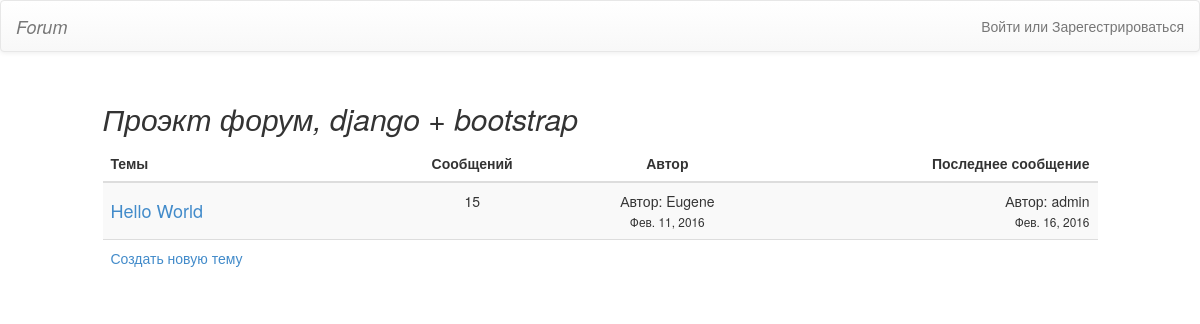
/topics/index/, run on the app's committed database.
### topics/models.py (models this page shows, shortened)
class Topic(models.Model):
    name = models.CharField(max_length=1000, unique_for_date='date')
    date = models.DateField(auto_now_add=True)
    state = models.CharField(max_length=1, choices=TOPIC_STATE, default='O')
    author = models.ForeignKey(User)
    moder = models.ForeignKey(Moder)
    class Meta:
        verbose_name_plural = 'Темы'
    def get_absolute_url(self):
        return "/topics/{}".format(self.pk)

class Message(models.Model):
    author = models.ForeignKey(User, verbose_name='Автор')
    topic = models.ForeignKey(Topic, verbose_name='Тема')
    date = models.DateField('Дата', auto_now_add=True)
    text = models.TextField('Текст сообщения')
    rate = models.IntegerField('Рейтинг', default=0)
    class Meta:
        verbose_name_plural = 'Сообщения'
        verbose_name = "Сообщение"

### topics/views.py (the view)
class IndexView(ListView):
    model = Topic
    template_name = 'index.html'

### topics/templates/index.html (shortened to what this page needs)
{% load staticfiles %}
<!DOCTYPE html>
<html>
<head>
    <link rel="stylesheet" href="{% static 'css/bootstrap-theme.css' %}">
    <link rel="stylesheet" href="{% static 'css/bootstrap.css' %}">
</head>
<body>
{% include 'header.html' %}
<div class="row">
    <div id="shadow" class="col-md-10 col-md-offset-1" style="margin-top: 10px">
        {% block content %}
            <h2><i class="fa fa-info fa-2x"> Проэкт форум, django + bootstrap </i></h2>
            <table class="table forum table-striped">
                <thead>
                <tr>
                    <th>Темы</th>
                    <th class="cell-stat text-center">Сообщений</th>
                    <th class="cell-stat text-center">Автор</th>
                    <th class="cell-stat-2x hidden-xs hidden-sm text-right">Последнее сообщение</th>
                </tr>
                </thead>
                <tbody>
                {% for topic in object_list %}
                    <tr>
                        <td>
                            <h4>
                                <a href="{{ topic.get_absolute_url }}">{{ topic.name }}</a>
                            </h4>
                        </td>
                        <td class="text-center">{{ topic.message_set.count }}</td>
                        <td class="text-center">
                            Автор: {{ topic.author }}
                            <br>
                            <small> {{ topic.date }}</small>
                        </td>
                        {% if topic.message_set.count  %}
                            <td class="hidden-xs hidden-sm text-right">
                                Автор: {{ topic.message_set.last.author }}
                                <br>
                                <small> {{ topic.message_set.last.date }}</small>
                            </td>
                        {% else %}
                            <td class="hidden-xs hidden-sm text-right">Нет сообщений</td>
                        {% endif %}
                    </tr>
                {% endfor %}
                <tr>
                    <td><a href="{% url 'add' %}"> Создать новую тему</a></td>
                    <td></td><td></td>
                    <td class="hidden-xs hidden-sm"></td>
                </tr>
                </tbody>
            </table>
        {% endblock %}
    </div>
</div>
</body>
</html>

### data on the page
Topic: name "Hello World", message_set.count "15", author "Eugene", date "Фев. 11, 2016", message_set.last.author "admin", message_set.last "Фев. 16, 2016"
